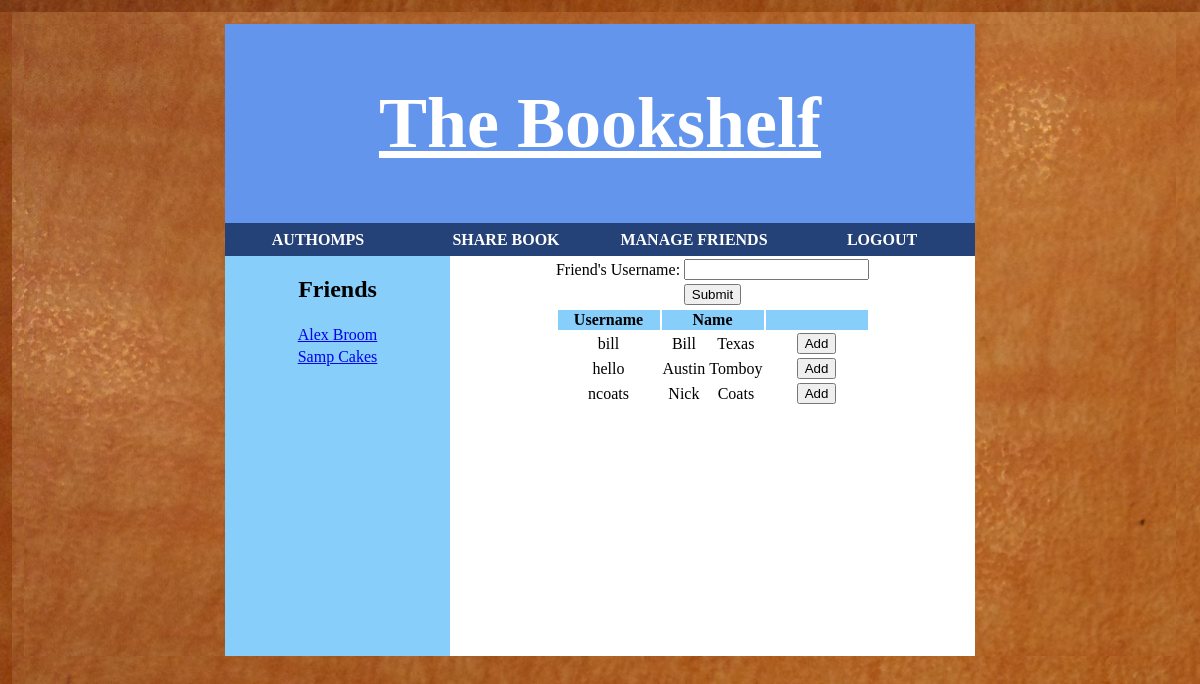
/user_add_friend.php (signed in), run on the app's committed database.
### tables this page shows
CREATE TABLE users
( 	username VARCHAR(20) PRIMARY KEY NOT NULL,
	password VARCHAR(20) NOT NULL,
	current_book VARCHAR(13),
	first_name VARCHAR(20),
	last_name VARCHAR(20),
	FOREIGN KEY (current_book) REFERENCES books(isbn)
);

### user_add_friend.php (the view, shortened to what this page needs)
<?php
	$username = $_SESSION['username'];
?>
<!DOCTYPE html>
<html>
<head>
	<link rel="stylesheet" type="text/css" href="css/bookshelf.css" />
</head>
<body>
	<div id="wrap">
		<?php
			include('directory.php');
			include('friends_list.php');
		?>
		<div id="main">
			<form action="process_user_add_friend.php" method="post"><table>
				<tr><td><label>Friend's Username:</label></td><td><input type="text" name="friend_name"></td></tr>
				<tr><td colspan="2" align="center"><input type="submit" value="Submit"></td></tr>
			</table></form>
		<?php
			include('access_database.php');
			$friendQuery = "SELECT username, first_name, last_name FROM users JOIN friends WHERE username = friend AND user = '".$username."'";
			$friendStmt = $db->query($friendQuery);
			$num_rows = $friendStmt->num_rows;
			for ($i=0; $i < $num_rows; $i++) {
				$row = $friendStmt->fetch_assoc();
				$friends[] = "'".$row['username']."'";
			}
			if (sizeof($friends) == 0) {
				$notFriendQuery = "SELECT username, first_name, last_name FROM users WHERE username != '".$username."'";
			} else {
				$notFriendQuery = "SELECT username, first_name, last_name FROM users WHERE NOT username in (".join(',',$friends).") AND username != '".$username."'";
			}
			$notFriendStmt = $db->query($notFriendQuery);
			$num_rows = $notFriendStmt->num_rows;
			if ($num_rows == 0) {
				echo "Everyone is your friend<br>";
			} else {
				echo "<table>";
				echo '<th>Username</th><th colspan="2">Name</th><th></th>';
				for ($i=0; $i < $num_rows; $i++) {
					$row = $notFriendStmt->fetch_assoc();
					echo '<form action="process_user_add_friend.php" method="post">';
					echo '<tr><td>'.$row['username'].'</td><td>'.$row['first_name'].'</td><td>'.$row['last_name'].'</td><td><input type="submit" value="Add"></td><input type ="hidden" name="friend_name" value="'.$row['username'].'"></tr>';
					echo '</form>';
				}
				echo "</table>";
			}
		?>
		</div>
	</div>
</body>
</html>

### friends_list.php (shortened to what this page needs)
<div id="friends">
	<h2 align="center">Friends</h2>
	<?php
		include('access_database.php');
		$friendQuery = "SELECT username, first_name, last_name FROM users JOIN friends WHERE username = friend AND user = '".$username."' ORDER BY last_name";
		$friendStmt = $db->query($friendQuery);
		$num_rows = $friendStmt->num_rows;
		if ($num_rows == 0) {
			echo "You have no friends.";
		} else {
			echo '<table class="friends_list">';
			for ($i=0; $i < $num_rows; $i++) {
				$row = $friendStmt->fetch_assoc();
				$friends[] = "'".$row['username']."'";
				echo '<tr><td>'.'<a href="friend_homepage.php?friend_name='.$row['username'].'">'.$row['first_name'].' '.$row['last_name'].'</a>'.'</td></tr>';
			}
			echo "</table>";
		}
	?>
</div>

### css/bookshelf.css (style rules this page uses)
html, body { margin:1%; padding:0; background-image: url('background_wood.jpg'); }
#wrap { width:750px; height: 100%; margin:0 auto; font-size: 16px; background-color: #87CEFA; min-width: 550px; }
#main { float: right; margin:0 auto; text-align:center; background-color: white; width: 70%; min-height: 400px; }
#friends { float: left; width: 30%; height: 100%; background-color: #87CEFA; }
table { margin-left:auto; margin-right:auto; }
th { min-width:100px; background-color: #87CEFA; }

### data on the page
users: first_name "Alex", last_name "Broom"
users: first_name "Samp", last_name "Cakes"
users: username "bill", first_name "Bill", last_name "Texas"
users: username "hello", first_name "Austin", last_name "Tomboy"
users: username "ncoats", first_name "Nick", last_name "Coats"

### other printed values
$username "AUTHOMPS"
